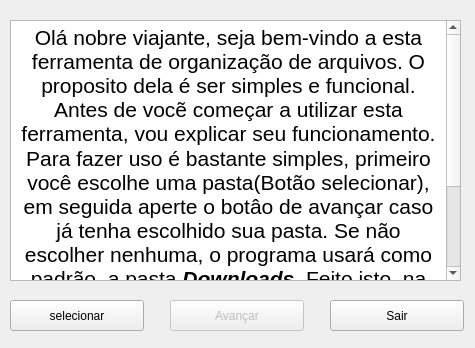
<?xml version="1.0" encoding="UTF-8"?>
<ui version="4.0">
 <class>janela1</class>
 <widget class="QMainWindow" name="janela1">
  <property name="enabled">
   <bool>true</bool>
  </property>
  <property name="geometry">
   <rect>
    <x>0</x>
    <y>0</y>
    <width>475</width>
    <height>348</height>
   </rect>
  </property>
  <property name="minimumSize">
   <size>
    <width>475</width>
    <height>348</height>
   </size>
  </property>
  <property name="maximumSize">
   <size>
    <width>475</width>
    <height>348</height>
   </size>
  </property>
  <property name="baseSize">
   <size>
    <width>400</width>
    <height>150</height>
   </size>
  </property>
  <property name="windowTitle">
   <string>Organizador</string>
  </property>
  <widget class="QWidget" name="centralwidget">
   <widget class="QPushButton" name="bot1">
    <property name="geometry">
     <rect>
      <x>10</x>
      <y>300</y>
      <width>134</width>
      <height>31</height>
     </rect>
    </property>
    <property name="text">
     <string>selecionar</string>
    </property>
   </widget>
   <widget class="QPushButton" name="bot2">
    <property name="enabled">
     <bool>false</bool>
    </property>
    <property name="geometry">
     <rect>
      <x>170</x>
      <y>300</y>
      <width>134</width>
      <height>31</height>
     </rect>
    </property>
    <property name="text">
     <string>Avançar</string>
    </property>
   </widget>
   <widget class="QPushButton" name="bot1a">
    <property name="geometry">
     <rect>
      <x>330</x>
      <y>300</y>
      <width>134</width>
      <height>31</height>
     </rect>
    </property>
    <property name="text">
     <string>Sair</string>
    </property>
   </widget>
   <widget class="QTextBrowser" name="textBrowser">
    <property name="geometry">
     <rect>
      <x>10</x>
      <y>20</y>
      <width>451</width>
      <height>261</height>
     </rect>
    </property>
    <property name="minimumSize">
     <size>
      <width>451</width>
      <height>261</height>
     </size>
    </property>
    <property name="maximumSize">
     <size>
      <width>451</width>
      <height>261</height>
     </size>
    </property>
    <property name="html">
     <string>&lt;!DOCTYPE HTML PUBLIC &quot;-//W3C//DTD HTML 4.0//EN&quot; &quot;http://www.w3.org/TR/REC-html40/strict.dtd&quot;&gt;
&lt;html&gt;&lt;head&gt;&lt;meta name=&quot;qrichtext&quot; content=&quot;1&quot; /&gt;&lt;style type=&quot;text/css&quot;&gt;
p, li { white-space: pre-wrap; }
&lt;/style&gt;&lt;/head&gt;&lt;body style=&quot; font-family:'Cantarell'; font-size:16pt; font-weight:400; font-style:normal;&quot;&gt;
&lt;p align=&quot;center&quot; style=&quot; margin-top:0px; margin-bottom:0px; margin-left:0px; margin-right:0px; -qt-block-indent:0; text-indent:0px;&quot;&gt;Olá nobre viajante, seja bem-vindo a esta ferramenta de organização de arquivos. O proposito dela é ser simples e funcional. Antes de vocẽ começar a utilizar esta ferramenta, vou explicar seu funcionamento.&lt;/p&gt;
&lt;p align=&quot;center&quot; style=&quot; margin-top:0px; margin-bottom:0px; margin-left:0px; margin-right:0px; -qt-block-indent:0; text-indent:0px;&quot;&gt;Para fazer uso é bastante simples, primeiro você escolhe uma pasta(Botão selecionar), em seguida aperte o botâo de avançar caso já tenha escolhido sua pasta. Se não escolher nenhuma, o programa usará como padrão  a pasta &lt;span style=&quot; font-weight:600; font-style:italic; text-decoration: underline;&quot;&gt;Downloads&lt;/span&gt;. Feito isto, na janela seguinte, você irá selecionar a pasta onde deseja que seus arquivos sejam salvos. Caso não escolha nenhum, a pasta padrão é &lt;span style=&quot; font-weight:600; font-style:italic; text-decoration: underline;&quot;&gt;Documentos.&lt;/span&gt; Mas fique tranquilo, voçê poderá cancelar a qualquer momento.&lt;/p&gt;&lt;/body&gt;&lt;/html&gt;</string>
    </property>
   </widget>
  </widget>
 </widget>
 <resources/>
 <connections/>
</ui>
